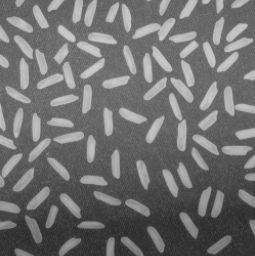
#> input picture morpological_processing/images/rice.png, 255 x 256 px
$ jupyter execute 02_count_rice.ipynb
#> lines starting #> are read from the running program, lines starting #| are printed output that depends on the picture; after the words box and inside, x2 and y2 are one past the last pixel; in counts of white or black regions, pixels touching at a corner belong together
[cell 1]
import cv2
import numpy as np
import matplotlib.pyplot as plt
from skimage.io import imread, imshow
from skimage.draw import disk
from skimage.morphology import (erosion, dilation, closing, opening,
                                area_closing, area_opening)
from skimage.color import rgb2gray

[cell 2]
img = cv2.imread("./images/rice.png",0)
#> img is the input picture: shape (256, 255); min 40, max 204, mean 111.6

plt.imshow(img,cmap='grey')
plt.show()

[cell 3]
plt.hist(img.flat, bins=100, range=(0,255))
plt.show()
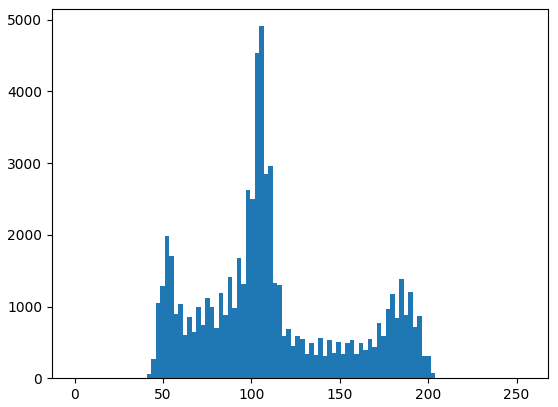
#> figure drawn by matplotlib, 1 panel; tallest bar 4910 high, from x = 104.5 to 107.1

[cell 4]
th, b_img = cv2.threshold(img, 0, 255, cv2.THRESH_BINARY + cv2.THRESH_OTSU)
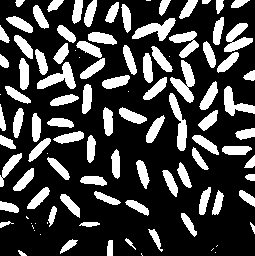
#> b_img: shape (256, 255); 26.1% white; 105 white regions (18 under 20 px), largest, box (x1, y1, x2, y2) and area: (170, 60, 195, 103) 494, (37, 62, 76, 89) 468, (132, 18, 176, 41) 467
#> th = 130
print(f"Threshold:{th}" )
#| Threshold:130.0
plt.imshow(b_img,cmap='grey')
plt.show()

[cell 5]
ksize = 3
kernel = cv2.getStructuringElement(cv2.MORPH_RECT,(ksize,ksize))
eroded_img = cv2.erode(b_img, kernel)
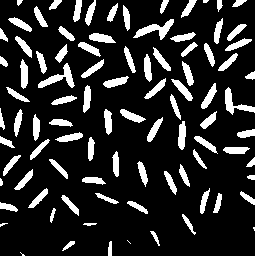
#> eroded_img: shape (256, 255); 16.3% white; 92 white regions (6 under 20 px), largest, box (x1, y1, x2, y2) and area: (133, 19, 174, 40) 315, (38, 63, 75, 88) 314, (225, 87, 255, 115) 272

plt.imshow(eroded_img, cmap='gray')
plt.axis(False)
plt.show()

[cell 6]
num_labels, labeledImg = cv2.connectedComponents(eroded_img)
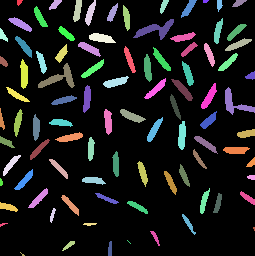
#> labeledImg: shape (256, 255) int32; 93 distinct labels, from 0 to 92; one colour per label, 0 black
#> num_labels = 93

num_grains = num_labels -1
#> num_grains = 92
print(num_grains)
#| 92

[cell 7]
eroded_img_temp = eroded_img.copy()

eroded_img_temp[labeledImg!=50] = 0
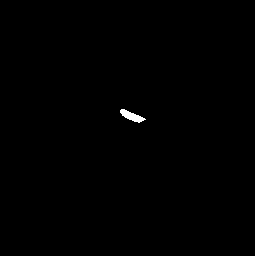
#> eroded_img_temp: shape (256, 255); 0.26% white; 1 white region, box (x1, y1, x2, y2) and area: (120, 109, 146, 123) 167
plt.imshow(eroded_img_temp, cmap='gray')
plt.axis(False)
plt.show()

[cell 8]
(minVal, maxVal, minLoc, maxLoc) = cv2.minMaxLoc(labeledImg)
#> minVal = 0; maxVal = 92; minLoc = (0, 0); maxLoc = (20, 252)

labeledImg = (255/(maxVal-minVal)) * (labeledImg - minVal)
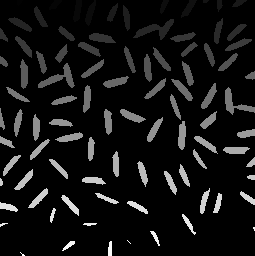
#> labeledImg: shape (256, 255) float64; min 0, max 255, mean 19.3

imgColorMap = cv2.applyColorMap(labeledImg.astype('uint8'), cv2.COLORMAP_RAINBOW)
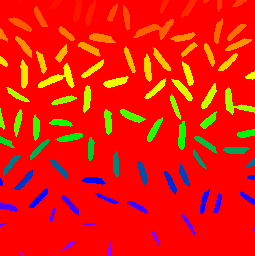
#> imgColorMap: shape (256, 255, 3); mean B, G, R 8.7, 24.9, 237.9

imgColorMap[labeledImg==0] = 0
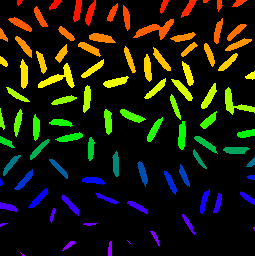
#> imgColorMap: shape (256, 255, 3); mean B, G, R 8.7, 24.9, 24.5

plt.imshow(imgColorMap[:,:,::-1])
